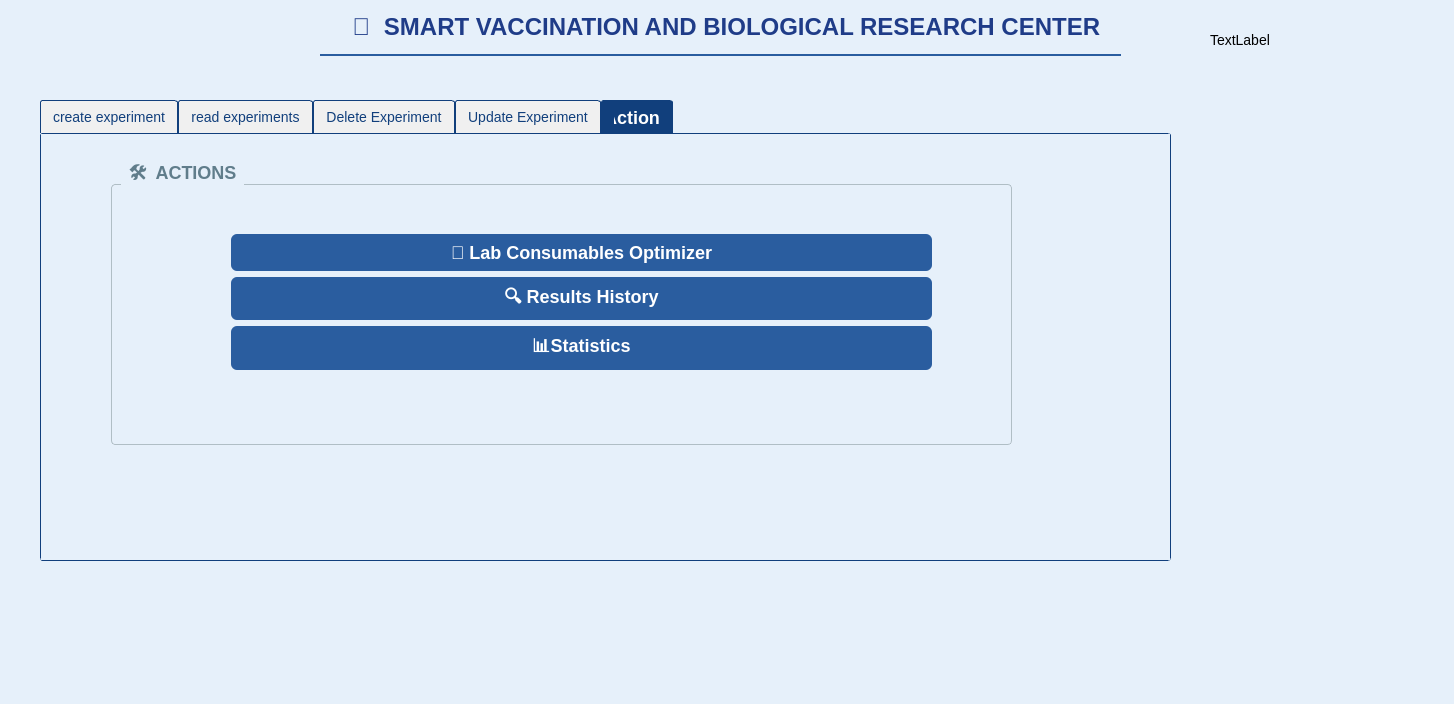
<?xml version="1.0" encoding="UTF-8"?>
<ui version="4.0">
 <class>MainWindow</class>
 <widget class="QMainWindow" name="MainWindow">
  <property name="geometry">
   <rect>
    <x>0</x>
    <y>0</y>
    <width>1454</width>
    <height>704</height>
   </rect>
  </property>
  <property name="windowTitle">
   <string>MainWindow</string>
  </property>
  <property name="styleSheet">
   <string notr="true">QWidget {
    background-color: #e6f0fa; /* Fond bleu très clair */
    font-family: 'Segoe UI', sans-serif;
    font-size: 14px;
}
</string>
  </property>
  <widget class="QWidget" name="centralwidget">
   <property name="styleSheet">
    <string notr="true">QWidget {
    background-color: #e6f0fa; /* Fond bleu très clair */
    font-family: 'Segoe UI', sans-serif;
    font-size: 14px;
}

</string>
   </property>
   <widget class="QLabel" name="mainTitle">
    <property name="geometry">
     <rect>
      <x>320</x>
      <y>0</y>
      <width>801</width>
      <height>71</height>
     </rect>
    </property>
    <property name="styleSheet">
     <string notr="true">/* Main title */
QLabel#mainTitle {
    font-size: 24px;
    font-weight: bold;
    color: #1F3C88;
    background: qlineargradient(x1:0, y1:0, x2:1, y2:0, 
                              stop:0 rgba(255,255,255,0.9), 
                              stop:1 rgba(245,249,255,0.8));
    border-bottom: 2px solid #2A5D9F;
    padding: 12px 20px;
    margin-bottom: 15px;
}</string>
    </property>
    <property name="text">
     <string> 🔬  SMART VACCINATION AND BIOLOGICAL RESEARCH CENTER</string>
    </property>
   </widget>
   <widget class="QLabel" name="imageLabel">
    <property name="geometry">
     <rect>
      <x>1210</x>
      <y>30</y>
      <width>63</width>
      <height>20</height>
     </rect>
    </property>
    <property name="text">
     <string>TextLabel</string>
    </property>
   </widget>
   <widget class="QTabWidget" name="tabWidget">
    <property name="geometry">
     <rect>
      <x>40</x>
      <y>100</y>
      <width>1131</width>
      <height>461</height>
     </rect>
    </property>
    <property name="styleSheet">
     <string notr="true">QTabWidget::pane {
    border: 1px solid #113f7c;
    border-radius: 3px;
}

QTabBar::tab {
    background: #f0f0f0;
    color: #113f7c;
    padding: 8px 12px;
    border: 1px solid #113f7c;
    border-bottom: none;
    border-top-left-radius: 3px;
    border-top-right-radius: 3px;
}

QTabBar::tab:selected {
    background: #113f7c;
    color: white;
    font-weight: bold;
	font-size: 18px;
}

QTabBar::tab:hover {
    background: #d0e0f0;
}</string>
    </property>
    <property name="currentIndex">
     <number>4</number>
    </property>
    <widget class="QWidget" name="tab">
     <attribute name="title">
      <string>create experiment</string>
     </attribute>
     <widget class="QGroupBox" name="groupBox">
      <property name="geometry">
       <rect>
        <x>20</x>
        <y>10</y>
        <width>561</width>
        <height>141</height>
       </rect>
      </property>
      <property name="styleSheet">
       <string notr="true">QGroupBox {
    font-size: 18px;
    font-weight: bold;
    color: #607D8B;
    border: 1px solid #B0BEC5;
    border-radius: 4px;
    margin-top: 20px;
    padding-top: 25px;
}

QGroupBox::title {
    subcontrol-origin: margin;
    subcontrol-position: top left;
    padding: 0 5px;
    left: 10px;
}</string>
      </property>
      <property name="title">
       <string>🔬  EXPERIMENT DASHBOARD</string>
      </property>
      <widget class="QWidget" name="horizontalLayoutWidget">
       <property name="geometry">
        <rect>
         <x>80</x>
         <y>40</y>
         <width>341</width>
         <height>80</height>
        </rect>
       </property>
       <layout class="QHBoxLayout" name="horizontalLayout">
        <item>
         <widget class="QLabel" name="experimentIdLabel">
          <property name="styleSheet">
           <string notr="true">QLabel#experimentIdLabel {
    font-size: 18px;
    font-weight: bold;
    color: #113f7c; /* Bleu profond */
}
</string>
          </property>
          <property name="text">
           <string>Experiment ID :</string>
          </property>
         </widget>
        </item>
        <item>
         <widget class="QLineEdit" name="experimentIdLineEdit">
          <property name="styleSheet">
           <string notr="true">QLineEdit {
    border: 1px solid #1F3C88;
    border-radius: 4px;
    padding: 6px;
    background: #F5F9FF;
}</string>
          </property>
         </widget>
        </item>
       </layout>
      </widget>
     </widget>
     <widget class="QGroupBox" name="groupBox_2">
      <property name="geometry">
       <rect>
        <x>600</x>
        <y>10</y>
        <width>511</width>
        <height>381</height>
       </rect>
      </property>
      <property name="styleSheet">
       <string notr="true">QGroupBox {
    font-size: 18px;
    font-weight: bold;
    color: #607D8B;
    border: 1px solid #B0BEC5;
    border-radius: 4px;
    margin-top: 20px;
    padding-top: 25px;
}

QGroupBox::title {
    subcontrol-origin: margin;
    subcontrol-position: top left;
    padding: 0 5px;
    left: 10px;
}</string>
      </property>
      <property name="title">
       <string>📋  BASIC INFO</string>
      </property>
      <widget class="QWidget" name="gridLayoutWidget_2">
       <property name="geometry">
        <rect>
         <x>90</x>
         <y>40</y>
         <width>331</width>
         <height>247</height>
        </rect>
       </property>
       <layout class="QGridLayout" name="gridLayout_2">
        <item row="1" column="1">
         <widget class="QLineEdit" name="responsibleNameLineEdit">
          <property name="styleSheet">
           <string notr="true">QLineEdit {
    border: 1px solid #1F3C88;
    border-radius: 4px;
    padding: 6px;
    background: #F5F9FF;
}</string>
          </property>
         </widget>
        </item>
        <item row="3" column="1">
         <widget class="QDateEdit" name="startDateLineEdit">
          <property name="styleSheet">
           <string notr="true">QDateEdit {
    border: 1px solid #1F3C88;
    border-radius: 4px;
    padding: 6px;
    background: #F5F9FF;
}</string>
          </property>
         </widget>
        </item>
        <item row="0" column="0">
         <widget class="QLabel" name="experimentNameLabel">
          <property name="styleSheet">
           <string notr="true">QLabel#experimentNameLabel {
    font-size: 18px;
    font-weight: bold;
    color: #113f7c; /* Bleu profond */
}
</string>
          </property>
          <property name="text">
           <string>Experiment Name :</string>
          </property>
         </widget>
        </item>
        <item row="1" column="0">
         <widget class="QLabel" name="responsibleNameLabel">
          <property name="styleSheet">
           <string notr="true">QLabel#responsibleNameLabel {
    font-size: 18px;
    font-weight: bold;
    color: #113f7c; /* Bleu profond */
}
</string>
          </property>
          <property name="text">
           <string>Responsible Name :</string>
          </property>
         </widget>
        </item>
        <item row="2" column="0">
         <widget class="QLabel" name="statusLabel">
          <property name="styleSheet">
           <string notr="true">QLabel#statusLabel {
    font-size: 18px;
    font-weight: bold;
    color: #113f7c; /* Bleu profond */
}
</string>
          </property>
          <property name="text">
           <string>Status :</string>
          </property>
         </widget>
        </item>
        <item row="5" column="1">
         <widget class="QDateEdit" name="endDateLineEdit">
          <property name="styleSheet">
           <string notr="true">QDateEdit {
    border: 1px solid #1F3C88;
    border-radius: 4px;
    padding: 6px;
    background: #F5F9FF;
}</string>
          </property>
         </widget>
        </item>
        <item row="0" column="1">
         <widget class="QLineEdit" name="experimentNameLineEdit">
          <property name="styleSheet">
           <string notr="true">QLineEdit {
    border: 1px solid #1F3C88;
    border-radius: 4px;
    padding: 6px;
    background: #F5F9FF;
}</string>
          </property>
         </widget>
        </item>
        <item row="3" column="0">
         <widget class="QLabel" name="startDateLabel">
          <property name="styleSheet">
           <string notr="true">QLabel#startDateLabel {
    font-size: 18px;
    font-weight: bold;
    color: #113f7c; /* Bleu profond */
}
</string>
          </property>
          <property name="text">
           <string>Start Date :</string>
          </property>
         </widget>
        </item>
        <item row="5" column="0">
         <widget class="QLabel" name="endDateLabel">
          <property name="styleSheet">
           <string notr="true">QLabel#endDateLabel {
    font-size: 18px;
    font-weight: bold;
    color: #113f7c; /* Bleu profond */
}

</string>
          </property>
          <property name="text">
           <string>End Date :</string>
          </property>
         </widget>
        </item>
        <item row="2" column="1">
         <widget class="QComboBox" name="statusComboBox">
          <property name="styleSheet">
           <string notr="true">QComboBox {
    border: 1px solid #1F3C88;
    border-radius: 4px;
    padding: 6px;
    background: #F5F9FF;
}</string>
          </property>
          <item>
           <property name="text">
            <string>In Progress</string>
           </property>
          </item>
          <item>
           <property name="text">
            <string>Reported</string>
           </property>
          </item>
          <item>
           <property name="text">
            <string>Analyzed</string>
           </property>
          </item>
          <item>
           <property name="text">
            <string>Planned</string>
           </property>
          </item>
          <item>
           <property name="text">
            <string>Completed</string>
           </property>
          </item>
         </widget>
        </item>
        <item row="6" column="0">
         <widget class="QLabel" name="resultsObtainedLabel">
          <property name="styleSheet">
           <string notr="true">QLabel#resultsObtainedLabel {
    font-size: 18px;
    font-weight: bold;
    color: #113f7c; /* Bleu profond */
}
</string>
          </property>
          <property name="text">
           <string>Results Obtained :</string>
          </property>
         </widget>
        </item>
        <item row="6" column="1">
         <widget class="QLineEdit" name="resultsObtainedLineEdit">
          <property name="styleSheet">
           <string notr="true">QLineEdit {
    border: 1px solid #1F3C88;
    border-radius: 4px;
    padding: 6px;
    background: #F5F9FF;
}
</string>
          </property>
         </widget>
        </item>
       </layout>
      </widget>
      <widget class="QPushButton" name="addButton">
       <property name="geometry">
        <rect>
         <x>160</x>
         <y>300</y>
         <width>191</width>
         <height>71</height>
        </rect>
       </property>
       <property name="styleSheet">
        <string notr="true">QPushButton#addButton {
	background-color: #113f7c; 
    padding: 8px 16px;
    border-radius: 6px;
	font-size: 18px;
    font-weight: bold;
    color: white;
}

QPushButton#addButton:hover {
    background-color: #0e3262;
}
</string>
       </property>
       <property name="text">
        <string>✏️ Add</string>
       </property>
      </widget>
     </widget>
     <widget class="QGroupBox" name="groupBox_3">
      <property name="geometry">
       <rect>
        <x>20</x>
        <y>170</y>
        <width>561</width>
        <height>221</height>
       </rect>
      </property>
      <property name="styleSheet">
       <string notr="true">QGroupBox {
    font-size: 18px;
    font-weight: bold;
    color: #607D8B;
    border: 1px solid #B0BEC5;
    border-radius: 4px;
    margin-top: 20px;
    padding-top: 25px;
}

QGroupBox::title {
    subcontrol-origin: margin;
    subcontrol-position: top left;
    padding: 0 5px;
    left: 10px;
}</string>
      </property>
      <property name="title">
       <string>📝  DEATAILS</string>
      </property>
      <widget class="QWidget" name="gridLayoutWidget">
       <property name="geometry">
        <rect>
         <x>80</x>
         <y>60</y>
         <width>341</width>
         <height>124</height>
        </rect>
       </property>
       <layout class="QGridLayout" name="gridLayout">
        <item row="2" column="1">
         <widget class="QLineEdit" name="protocolLineEdit">
          <property name="styleSheet">
           <string notr="true">QLineEdit {
    border: 1px solid #1F3C88;
    border-radius: 4px;
    padding: 6px;
    background: #F5F9FF;
}</string>
          </property>
          <property name="text">
           <string/>
          </property>
         </widget>
        </item>
        <item row="2" column="0">
         <widget class="QLabel" name="protocolLabel">
          <property name="styleSheet">
           <string notr="true">QLabel#protocolLabel {
    font-size: 18px;
    font-weight: bold;
    color: #113f7c; /* Bleu profond */
}
</string>
          </property>
          <property name="text">
           <string>Protocol :</string>
          </property>
         </widget>
        </item>
        <item row="1" column="1">
         <widget class="QLineEdit" name="descriptionLineEdit">
          <property name="styleSheet">
           <string notr="true">QLineEdit {
    border: 1px solid #1F3C88;
    border-radius: 4px;
    padding: 6px;
    background: #F5F9FF;
}</string>
          </property>
         </widget>
        </item>
        <item row="1" column="0">
         <widget class="QLabel" name="descriptionLabel">
          <property name="styleSheet">
           <string notr="true">QLabel#descriptionLabel {
    font-size: 18px;
    font-weight: bold;
    color: #113f7c; /* Bleu profond */
}
</string>
          </property>
          <property name="text">
           <string>Description :</string>
          </property>
         </widget>
        </item>
       </layout>
      </widget>
     </widget>
    </widget>
    <widget class="QWidget" name="tab_2">
     <attribute name="title">
      <string>read experiments</string>
     </attribute>
     <widget class="QTableView" name="tableView">
      <property name="geometry">
       <rect>
        <x>30</x>
        <y>20</y>
        <width>1041</width>
        <height>371</height>
       </rect>
      </property>
      <property name="styleSheet">
       <string notr="true">/* Style pour la table entière */
QTableWidget {
    border: 1px solid #113f7c;
    border-radius: 3px;
    gridline-color: #c0c0c0;
    font-family: &quot;Segoe UI&quot;;
    font-size: 13px;
}

/* Style pour l'en-tête des colonnes */
QHeaderView::section {
    background-color: #113f7c;
    color: white;
    padding: 8px 12px;
    border: none;
    font-weight: bold;
    font-size: 12px;
}

/* Style pour les cellules de la table */
QTableWidget QTableCornerButton::section {
    background: #113f7c;
    border: none;
}

QTableView::item {
    padding: 6px;
    border-bottom: 1px solid #e0e0e0;
}

/* Style pour les cellules sélectionnées */
QTableView::item:selected {
    background-color: #113f7c;
    color: white;
}

/* Style au survol */
QTableView::item:hover {
    background-color: #d0e0f0;
}

/* Style alterné pour les lignes */
QTableView::item:nth-child(even) {
    background-color: #f8f8f8;
}

QTableView::item:nth-child(odd) {
    background-color: white;
}</string>
      </property>
     </widget>
    </widget>
    <widget class="QWidget" name="tab_3">
     <attribute name="title">
      <string>Delete Experiment</string>
     </attribute>
     <widget class="QGroupBox" name="groupBox_5">
      <property name="geometry">
       <rect>
        <x>150</x>
        <y>50</y>
        <width>741</width>
        <height>221</height>
       </rect>
      </property>
      <property name="styleSheet">
       <string notr="true">QGroupBox {
    font-size: 18px;
    font-weight: bold;
    color: #607D8B;
    border: 1px solid #B0BEC5;
    border-radius: 4px;
    margin-top: 20px;
    padding-top: 25px;
}

QGroupBox::title {
    subcontrol-origin: margin;
    subcontrol-position: top left;
    padding: 0 5px;
    left: 10px;
}</string>
      </property>
      <property name="title">
       <string>Delete Experiment</string>
      </property>
      <widget class="QWidget" name="gridLayoutWidget_4">
       <property name="geometry">
        <rect>
         <x>140</x>
         <y>40</y>
         <width>441</width>
         <height>161</height>
        </rect>
       </property>
       <layout class="QGridLayout" name="gridLayout_4">
        <item row="0" column="0">
         <widget class="QLabel" name="label">
          <property name="styleSheet">
           <string notr="true">QLabel#label {
    font-size: 18px;
    font-weight: bold;
    color: #113f7c; /* Bleu profond */
}
</string>
          </property>
          <property name="text">
           <string>Experiment ID :</string>
          </property>
         </widget>
        </item>
        <item row="0" column="1">
         <widget class="QLineEdit" name="experimentIdRemovedLineEdit">
          <property name="styleSheet">
           <string notr="true">QLineEdit {
    border: 1px solid #1F3C88;
    border-radius: 4px;
    padding: 6px;
    background: #F5F9FF;
}</string>
          </property>
         </widget>
        </item>
        <item row="1" column="0" colspan="2">
         <widget class="QPushButton" name="deleteButton">
          <property name="styleSheet">
           <string notr="true">QPushButton#deleteButton {
	background-color: #113f7c; /* couleur principale mise à jour */
    padding: 8px 16px;
    border-radius: 6px;
	font-size: 18px;
    font-weight: bold;
    color: white;
}

QPushButton#deleteButton:hover {
    background-color: #0e3262; /* une nuance plus foncée pour le hover */
}
</string>
          </property>
          <property name="text">
           <string>🗑️ Delete</string>
          </property>
         </widget>
        </item>
       </layout>
      </widget>
     </widget>
    </widget>
    <widget class="QWidget" name="tab_4">
     <attribute name="title">
      <string>Update Experiment</string>
     </attribute>
     <widget class="QGroupBox" name="groupBox_6">
      <property name="geometry">
       <rect>
        <x>30</x>
        <y>10</y>
        <width>521</width>
        <height>161</height>
       </rect>
      </property>
      <property name="styleSheet">
       <string notr="true">QGroupBox {
    font-size: 18px;
    font-weight: bold;
    color: #607D8B;
    border: 1px solid #B0BEC5;
    border-radius: 4px;
    margin-top: 20px;
    padding-top: 25px;
}

QGroupBox::title {
    subcontrol-origin: margin;
    subcontrol-position: top left;
    padding: 0 5px;
    left: 10px;
}</string>
      </property>
      <property name="title">
       <string>🔬  EXPERIMENT DASHBOARD</string>
      </property>
      <widget class="QWidget" name="horizontalLayoutWidget_2">
       <property name="geometry">
        <rect>
         <x>70</x>
         <y>50</y>
         <width>351</width>
         <height>80</height>
        </rect>
       </property>
       <layout class="QHBoxLayout" name="horizontalLayout_2">
        <item>
         <widget class="QLabel" name="experimentIdUpdatedLabel">
          <property name="styleSheet">
           <string notr="true">QLabel#experimentIdUpdatedLabel {
    font-size: 18px;
    font-weight: bold;
    color: #113f7c; /* Bleu profond */
}
</string>
          </property>
          <property name="text">
           <string>Experiment ID :</string>
          </property>
         </widget>
        </item>
        <item>
         <widget class="QLineEdit" name="experimentIdUpdatedLineEdit">
          <property name="styleSheet">
           <string notr="true">QLineEdit {
    border: 1px solid #1F3C88;
    border-radius: 4px;
    padding: 6px;
    background: #F5F9FF;
}</string>
          </property>
         </widget>
        </item>
       </layout>
      </widget>
     </widget>
     <widget class="QGroupBox" name="groupBox_7">
      <property name="geometry">
       <rect>
        <x>30</x>
        <y>180</y>
        <width>521</width>
        <height>221</height>
       </rect>
      </property>
      <property name="styleSheet">
       <string notr="true">QGroupBox {
    font-size: 18px;
    font-weight: bold;
    color: #607D8B;
    border: 1px solid #B0BEC5;
    border-radius: 4px;
    margin-top: 20px;
    padding-top: 25px;
}

QGroupBox::title {
    subcontrol-origin: margin;
    subcontrol-position: top left;
    padding: 0 5px;
    left: 10px;
}</string>
      </property>
      <property name="title">
       <string>📝  DEATAILS</string>
      </property>
      <widget class="QWidget" name="gridLayoutWidget_5">
       <property name="geometry">
        <rect>
         <x>70</x>
         <y>60</y>
         <width>351</width>
         <height>101</height>
        </rect>
       </property>
       <layout class="QGridLayout" name="gridLayout_5">
        <item row="2" column="0">
         <widget class="QLabel" name="protocolUpdatedLabel">
          <property name="styleSheet">
           <string notr="true">QLabel#protocolUpdatedLabel{
    font-size: 18px;
    font-weight: bold;
    color: #113f7c; /* Bleu profond */
}
</string>
          </property>
          <property name="text">
           <string>Protocol :</string>
          </property>
         </widget>
        </item>
        <item row="1" column="0">
         <widget class="QLabel" name="descriptionUpdatedLabel">
          <property name="styleSheet">
           <string notr="true">QLabel#descriptionUpdatedLabel {
    font-size: 18px;
    font-weight: bold;
    color: #113f7c; /* Bleu profond */
}
</string>
          </property>
          <property name="text">
           <string>Description :</string>
          </property>
         </widget>
        </item>
        <item row="1" column="1">
         <widget class="QLineEdit" name="descriptionUpdatedLineEdit">
          <property name="styleSheet">
           <string notr="true">QLineEdit {
    border: 1px solid #1F3C88;
    border-radius: 4px;
    padding: 6px;
    background: #F5F9FF;
}</string>
          </property>
         </widget>
        </item>
        <item row="2" column="1">
         <widget class="QLineEdit" name="protocolUpdatedLineEdit">
          <property name="styleSheet">
           <string notr="true">QLineEdit {
    border: 1px solid #1F3C88;
    border-radius: 4px;
    padding: 6px;
    background: #F5F9FF;
}</string>
          </property>
          <property name="text">
           <string/>
          </property>
         </widget>
        </item>
       </layout>
      </widget>
     </widget>
     <widget class="QGroupBox" name="groupBox_8">
      <property name="geometry">
       <rect>
        <x>590</x>
        <y>10</y>
        <width>421</width>
        <height>391</height>
       </rect>
      </property>
      <property name="styleSheet">
       <string notr="true">QGroupBox {
    font-size: 18px;
    font-weight: bold;
    color: #607D8B;
    border: 1px solid #B0BEC5;
    border-radius: 4px;
    margin-top: 20px;
    padding-top: 25px;
}

QGroupBox::title {
    subcontrol-origin: margin;
    subcontrol-position: top left;
    padding: 0 5px;
    left: 10px;
}</string>
      </property>
      <property name="title">
       <string>📋  BASIC INFO</string>
      </property>
      <widget class="QWidget" name="gridLayoutWidget_6">
       <property name="geometry">
        <rect>
         <x>40</x>
         <y>30</y>
         <width>331</width>
         <height>278</height>
        </rect>
       </property>
       <layout class="QGridLayout" name="gridLayout_6">
        <item row="2" column="0">
         <widget class="QLabel" name="statusUpdatedLabel">
          <property name="styleSheet">
           <string notr="true">QLabel#statusUpdatedLabel {
    font-size: 18px;
    font-weight: bold;
    color: #113f7c; /* Bleu profond */
}
</string>
          </property>
          <property name="text">
           <string>Status :</string>
          </property>
         </widget>
        </item>
        <item row="2" column="1">
         <widget class="QComboBox" name="statusUpdtaedComboBox">
          <property name="styleSheet">
           <string notr="true">QComboBox {
    border: 1px solid #1F3C88;
    border-radius: 4px;
    padding: 6px;
    background: #F5F9FF;
}</string>
          </property>
          <item>
           <property name="text">
            <string>In Progress</string>
           </property>
          </item>
          <item>
           <property name="text">
            <string>Reported</string>
           </property>
          </item>
          <item>
           <property name="text">
            <string>Analyzed</string>
           </property>
          </item>
          <item>
           <property name="text">
            <string>Planned</string>
           </property>
          </item>
          <item>
           <property name="text">
            <string>Completed</string>
           </property>
          </item>
         </widget>
        </item>
        <item row="8" column="0">
         <widget class="QLabel" name="resultsObtainedUpdatedLabel">
          <property name="styleSheet">
           <string notr="true">QLabel#resultsObtainedUpdatedLabel {
    font-size: 18px;
    font-weight: bold;
    color: #113f7c; /* Bleu profond */
}
</string>
          </property>
          <property name="text">
           <string>Results Obtained :</string>
          </property>
         </widget>
        </item>
        <item row="0" column="0">
         <widget class="QLabel" name="experimentNameUpdatedLabel">
          <property name="styleSheet">
           <string notr="true">QLabel#experimentNameUpdatedLabel {
    font-size: 18px;
    font-weight: bold;
    color: #113f7c; /* Bleu profond */
}
</string>
          </property>
          <property name="text">
           <string>Experiment Name :</string>
          </property>
         </widget>
        </item>
        <item row="7" column="0">
         <widget class="QLabel" name="responsibleNameUpdatedLabel">
          <property name="styleSheet">
           <string notr="true">QLabel#responsibleNameUpdatedLabel {
    font-size: 18px;
    font-weight: bold;
    color: #113f7c; /* Bleu profond */
}
</string>
          </property>
          <property name="text">
           <string>Responsible Name :</string>
          </property>
         </widget>
        </item>
        <item row="3" column="1">
         <widget class="QDateEdit" name="startDateUpdatedLineEdit">
          <property name="styleSheet">
           <string notr="true">QDateEdit {
    border: 1px solid #1F3C88;
    border-radius: 4px;
    padding: 6px;
    background: #F5F9FF;
}</string>
          </property>
         </widget>
        </item>
        <item row="3" column="0">
         <widget class="QLabel" name="startDateUpdatedLabel">
          <property name="styleSheet">
           <string notr="true">QLabel#startDateUpdatedLabel {
    font-size: 18px;
    font-weight: bold;
    color: #113f7c; /* Bleu profond */
}
</string>
          </property>
          <property name="text">
           <string>Start Date :</string>
          </property>
         </widget>
        </item>
        <item row="5" column="0">
         <widget class="QLabel" name="endDateUpdatedLabel">
          <property name="styleSheet">
           <string notr="true">QLabel#endDateUpdatedLabel{
    font-size: 18px;
    font-weight: bold;
    color: #113f7c; /* Bleu profond */
}

</string>
          </property>
          <property name="text">
           <string>End Date :</string>
          </property>
         </widget>
        </item>
        <item row="0" column="1">
         <widget class="QLineEdit" name="experimentNameUpdtaedLineEdit">
          <property name="styleSheet">
           <string notr="true">QLineEdit {
    border: 1px solid #1F3C88;
    border-radius: 4px;
    padding: 6px;
    background: #F5F9FF;
}</string>
          </property>
         </widget>
        </item>
        <item row="5" column="1">
         <widget class="QDateEdit" name="endDateUpdatedLineEdit">
          <property name="styleSheet">
           <string notr="true">QDateEdit {
    border: 1px solid #1F3C88;
    border-radius: 4px;
    padding: 6px;
    background: #F5F9FF;
}</string>
          </property>
         </widget>
        </item>
        <item row="8" column="1">
         <widget class="QLineEdit" name="resultsObtainedUpdatedLineEdit">
          <property name="styleSheet">
           <string notr="true">QLineEdit {
    border: 1px solid #1F3C88;
    border-radius: 4px;
    padding: 6px;
    background: #F5F9FF;
}
</string>
          </property>
         </widget>
        </item>
        <item row="7" column="1">
         <widget class="QLineEdit" name="responsibleNameUpdatedLineEdit">
          <property name="styleSheet">
           <string notr="true">QLineEdit {
    border: 1px solid #1F3C88;
    border-radius: 4px;
    padding: 6px;
    background: #F5F9FF;
}</string>
          </property>
         </widget>
        </item>
       </layout>
      </widget>
      <widget class="QPushButton" name="updateButton">
       <property name="geometry">
        <rect>
         <x>120</x>
         <y>320</y>
         <width>181</width>
         <height>61</height>
        </rect>
       </property>
       <property name="styleSheet">
        <string notr="true">QPushButton#updateButton {
	background-color: #113f7c; 
    padding: 8px 16px;
    border-radius: 6px;
	font-size: 18px;
    font-weight: bold;
    color: white;
}

QPushButton#updateButton:hover {
    background-color: #0e3262;
}
</string>
       </property>
       <property name="text">
        <string>🔄 Update</string>
       </property>
      </widget>
     </widget>
    </widget>
    <widget class="QWidget" name="tab_5">
     <attribute name="title">
      <string>Actions</string>
     </attribute>
     <widget class="QGroupBox" name="groupBox_4">
      <property name="geometry">
       <rect>
        <x>70</x>
        <y>30</y>
        <width>901</width>
        <height>281</height>
       </rect>
      </property>
      <property name="styleSheet">
       <string notr="true">QGroupBox {
    font-size: 18px;
    font-weight: bold;
    color: #607D8B;
    border: 1px solid #B0BEC5;
    border-radius: 4px;
    margin-top: 20px;
    padding-top: 25px;
}

QGroupBox::title {
    subcontrol-origin: margin;
    subcontrol-position: top left;
    padding: 0 5px;
    left: 10px;
}</string>
      </property>
      <property name="title">
       <string>🛠️  ACTIONS</string>
      </property>
      <widget class="QWidget" name="gridLayoutWidget_3">
       <property name="geometry">
        <rect>
         <x>120</x>
         <y>70</y>
         <width>701</width>
         <height>136</height>
        </rect>
       </property>
       <layout class="QGridLayout" name="gridLayout_3">
        <item row="1" column="0">
         <widget class="QPushButton" name="resultsHistoryButton">
          <property name="styleSheet">
           <string notr="true">QPushButton#resultsHistoryButton{
    background-color: #2a5d9f;
    color: white;
    padding: 8px 16px;
    border-radius: 6px;
	font-size: 18px;
    font-weight: bold;
}

QPushButton#resultsHistoryButton:hover {
    background-color: #1f497d;
}
</string>
          </property>
          <property name="text">
           <string>🔍 Results History</string>
          </property>
         </widget>
        </item>
        <item row="0" column="0">
         <widget class="QPushButton" name="labConsumablesOptimizerButton">
          <property name="styleSheet">
           <string notr="true">QPushButton#labConsumablesOptimizerButton {
	background-color: #2a5d9f;
    padding: 8px 16px;
    border-radius: 6px;
	font-size: 18px;
    font-weight: bold;
    color: white 
}

QPushButton#labConsumablesOptimizerButton:hover {
    background-color: #1f497d;
}</string>
          </property>
          <property name="text">
           <string>🧪 Lab Consumables Optimizer</string>
          </property>
         </widget>
        </item>
        <item row="2" column="0">
         <widget class="QPushButton" name="statButton">
          <property name="styleSheet">
           <string notr="true">QPushButton#statButton{
    background-color: #2a5d9f;
    color: white;
    padding: 8px 16px;
    border-radius: 6px;
	font-size: 18px;
    font-weight: bold;
}

QPushButton#statButton:hover {
    background-color: #1f497d;
}
</string>
          </property>
          <property name="text">
           <string>📊Statistics</string>
          </property>
         </widget>
        </item>
       </layout>
      </widget>
     </widget>
    </widget>
   </widget>
  </widget>
  <widget class="QMenuBar" name="menubar">
   <property name="geometry">
    <rect>
     <x>0</x>
     <y>0</y>
     <width>1454</width>
     <height>25</height>
    </rect>
   </property>
  </widget>
  <widget class="QStatusBar" name="statusbar"/>
 </widget>
 <resources/>
 <connections/>
</ui>
